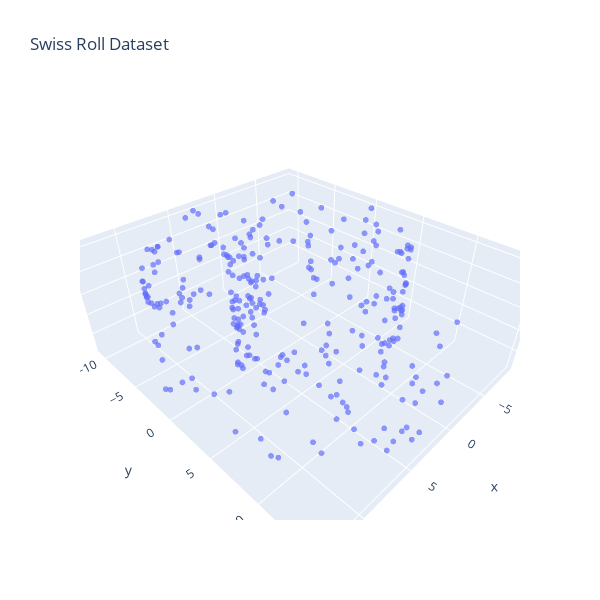

Source (notebook cell):
### Code cell
# Swiss roll dataset
def swiss_roll_noised(n):
    """
    Parameters:
    n: int
        Number of points to generate"""

    data = np.zeros((n,3))
    phi = np.random.uniform(low=1.5*np.pi, high=4.5*np.pi, size=n)
    psi = np.random.uniform(0,10,n)

    data[:,0]=phi*np.cos(phi)+np.random.normal(0, .5) #x coordinate
    data[:,1]=phi*np.sin(phi)+np.random.normal(0, .5) #y coordinate
    data[:,2]=psi+np.random.normal(0, .5) #z coordinate
    return data

data = swiss_roll_noised(300)
data = pd.DataFrame(data, columns=["X1", "X2", "X3"])
fig = px.scatter_3d(x=data["X1"], y=data["X2"], z=data["X3"], title="Swiss Roll Dataset", opacity=0.7, width=600, height=600)
fig.update_traces(marker=dict(size=2))
fig.show()

### Figure 1 — Plotly figure (JSON) as saved in the notebook; plotly's stock layout.template omitted (floating-point values rounded to 4 significant figures; data arrays with more than 128 entries replaced by an {"elided": "..."} marker saying what was removed)
{"data": [{"hovertemplate": "x=%{x}<br>y=%{y}<br>z=%{z}<extra></extra>", "legendgroup": "", "marker": {"color": "#636efa", "opacity": 0.7, "symbol": "circle", "size": 2}, "mode": "markers", "name": "", "scene": "scene", "showlegend": false, "x": {"elided": "300 float values"}, "y": {"elided": "300 float values"}, "z": {"elided": "300 float values"}, "type": "scatter3d"}], "layout": {"scene": {"domain": {"x": [0.0, 1.0], "y": [0.0, 1.0]}, "xaxis": {"title": {"text": "x"}}, "yaxis": {"title": {"text": "y"}}, "zaxis": {"title": {"text": "z"}}}, "legend": {"tracegroupgap": 0}, "title": {"text": "Swiss Roll Dataset"}, "height": 600, "width": 600}}
